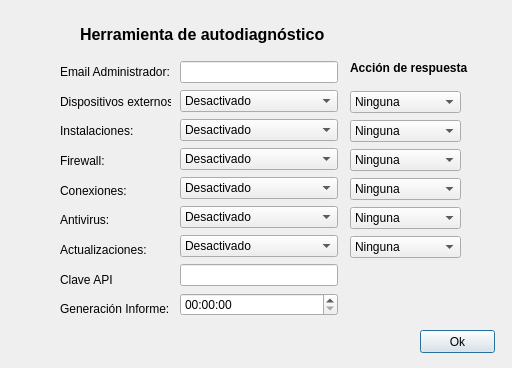
<?xml version="1.0" encoding="UTF-8"?>
<ui version="4.0">
 <class>Configuration</class>
 <widget class="QDialog" name="Configuration">
  <property name="geometry">
   <rect>
    <x>0</x>
    <y>0</y>
    <width>512</width>
    <height>368</height>
   </rect>
  </property>
  <property name="windowTitle">
   <string>Configuration</string>
  </property>
  <widget class="QWidget" name="verticalLayoutWidget">
   <property name="geometry">
    <rect>
     <x>60</x>
     <y>60</y>
     <width>111</width>
     <height>261</height>
    </rect>
   </property>
   <layout class="QVBoxLayout" name="verticalLayout">
    <item>
     <widget class="QLabel" name="label_2">
      <property name="text">
       <string>Email Administrador:</string>
      </property>
     </widget>
    </item>
    <item>
     <widget class="QLabel" name="label_3">
      <property name="text">
       <string>Dispositivos externos:</string>
      </property>
     </widget>
    </item>
    <item>
     <widget class="QLabel" name="label_4">
      <property name="text">
       <string>Instalaciones:</string>
      </property>
     </widget>
    </item>
    <item>
     <widget class="QLabel" name="label_5">
      <property name="text">
       <string>Firewall:</string>
      </property>
     </widget>
    </item>
    <item>
     <widget class="QLabel" name="label_7">
      <property name="text">
       <string>Conexiones:</string>
      </property>
     </widget>
    </item>
    <item>
     <widget class="QLabel" name="label_8">
      <property name="text">
       <string>Antivirus:</string>
      </property>
     </widget>
    </item>
    <item>
     <widget class="QLabel" name="label_6">
      <property name="text">
       <string>Actualizaciones:</string>
      </property>
     </widget>
    </item>
    <item>
     <widget class="QLabel" name="label_9">
      <property name="text">
       <string>Clave API</string>
      </property>
     </widget>
    </item>
    <item>
     <widget class="QLabel" name="label_10">
      <property name="text">
       <string>Generación Informe:</string>
      </property>
     </widget>
    </item>
   </layout>
  </widget>
  <widget class="QLabel" name="label">
   <property name="geometry">
    <rect>
     <x>80</x>
     <y>20</y>
     <width>281</width>
     <height>29</height>
    </rect>
   </property>
   <property name="font">
    <font>
     <pointsize>12</pointsize>
     <weight>75</weight>
     <bold>true</bold>
    </font>
   </property>
   <property name="text">
    <string>Herramienta de autodiagnóstico</string>
   </property>
  </widget>
  <widget class="QWidget" name="verticalLayoutWidget_2">
   <property name="geometry">
    <rect>
     <x>180</x>
     <y>60</y>
     <width>158</width>
     <height>261</height>
    </rect>
   </property>
   <layout class="QVBoxLayout" name="verticalLayout_2">
    <item>
     <widget class="QLineEdit" name="test"/>
    </item>
    <item>
     <widget class="QComboBox" name="comboBox">
      <item>
       <property name="text">
        <string>Desactivado</string>
       </property>
      </item>
      <item>
       <property name="text">
        <string>Activado</string>
       </property>
      </item>
     </widget>
    </item>
    <item>
     <widget class="QComboBox" name="comboBox_2">
      <item>
       <property name="text">
        <string>Desactivado</string>
       </property>
      </item>
      <item>
       <property name="text">
        <string>Solo de origen desconocido</string>
       </property>
      </item>
      <item>
       <property name="text">
        <string>Activado</string>
       </property>
      </item>
     </widget>
    </item>
    <item>
     <widget class="QComboBox" name="comboBox_3">
      <item>
       <property name="text">
        <string>Desactivado</string>
       </property>
      </item>
      <item>
       <property name="text">
        <string>Activado</string>
       </property>
      </item>
     </widget>
    </item>
    <item>
     <widget class="QComboBox" name="comboBox_4">
      <item>
       <property name="text">
        <string>Desactivado</string>
       </property>
      </item>
      <item>
       <property name="text">
        <string>Activado</string>
       </property>
      </item>
     </widget>
    </item>
    <item>
     <widget class="QComboBox" name="comboBox_5">
      <item>
       <property name="text">
        <string>Desactivado</string>
       </property>
      </item>
      <item>
       <property name="text">
        <string>Solo Instalación</string>
       </property>
      </item>
      <item>
       <property name="text">
        <string>Activado</string>
       </property>
      </item>
     </widget>
    </item>
    <item>
     <widget class="QComboBox" name="comboBox_6">
      <item>
       <property name="text">
        <string>Desactivado</string>
       </property>
      </item>
      <item>
       <property name="text">
        <string>Activado</string>
       </property>
      </item>
     </widget>
    </item>
    <item>
     <widget class="QLineEdit" name="lineEdit"/>
    </item>
    <item>
     <widget class="QTimeEdit" name="timeEdit"/>
    </item>
   </layout>
  </widget>
  <widget class="QPushButton" name="pushButton">
   <property name="geometry">
    <rect>
     <x>420</x>
     <y>330</y>
     <width>75</width>
     <height>23</height>
    </rect>
   </property>
   <property name="text">
    <string>Ok</string>
   </property>
  </widget>
  <widget class="QWidget" name="verticalLayoutWidget_3">
   <property name="geometry">
    <rect>
     <x>350</x>
     <y>90</y>
     <width>111</width>
     <height>171</height>
    </rect>
   </property>
   <layout class="QVBoxLayout" name="verticalLayout_3">
    <item>
     <widget class="QComboBox" name="comboBox_8">
      <item>
       <property name="text">
        <string>Ninguna</string>
       </property>
      </item>
      <item>
       <property name="text">
        <string>Mostrar aviso</string>
       </property>
      </item>
      <item>
       <property name="text">
        <string>Apagar PC</string>
       </property>
      </item>
      <item>
       <property name="text">
        <string>Desconectar red</string>
       </property>
      </item>
     </widget>
    </item>
    <item>
     <widget class="QComboBox" name="comboBox_9">
      <item>
       <property name="text">
        <string>Ninguna</string>
       </property>
      </item>
      <item>
       <property name="text">
        <string>Mostrar aviso</string>
       </property>
      </item>
      <item>
       <property name="text">
        <string>Apagar PC</string>
       </property>
      </item>
      <item>
       <property name="text">
        <string>Desconectar red</string>
       </property>
      </item>
     </widget>
    </item>
    <item>
     <widget class="QComboBox" name="comboBox_7">
      <item>
       <property name="text">
        <string>Ninguna</string>
       </property>
      </item>
      <item>
       <property name="text">
        <string>Mostrar aviso</string>
       </property>
      </item>
      <item>
       <property name="text">
        <string>Apagar PC</string>
       </property>
      </item>
      <item>
       <property name="text">
        <string>Desconectar red</string>
       </property>
      </item>
     </widget>
    </item>
    <item>
     <widget class="QComboBox" name="comboBox_10">
      <item>
       <property name="text">
        <string>Ninguna</string>
       </property>
      </item>
      <item>
       <property name="text">
        <string>Mostrar aviso</string>
       </property>
      </item>
      <item>
       <property name="text">
        <string>Apagar PC</string>
       </property>
      </item>
      <item>
       <property name="text">
        <string>Desconectar red</string>
       </property>
      </item>
     </widget>
    </item>
    <item>
     <widget class="QComboBox" name="comboBox_11">
      <item>
       <property name="text">
        <string>Ninguna</string>
       </property>
      </item>
      <item>
       <property name="text">
        <string>Mostrar aviso</string>
       </property>
      </item>
      <item>
       <property name="text">
        <string>Apagar PC</string>
       </property>
      </item>
      <item>
       <property name="text">
        <string>Desconectar red</string>
       </property>
      </item>
     </widget>
    </item>
    <item>
     <widget class="QComboBox" name="comboBox_12">
      <item>
       <property name="text">
        <string>Ninguna</string>
       </property>
      </item>
      <item>
       <property name="text">
        <string>Mostrar aviso</string>
       </property>
      </item>
      <item>
       <property name="text">
        <string>Apagar PC</string>
       </property>
      </item>
      <item>
       <property name="text">
        <string>Desconectar red</string>
       </property>
      </item>
     </widget>
    </item>
   </layout>
  </widget>
  <widget class="QLabel" name="label_11">
   <property name="geometry">
    <rect>
     <x>350</x>
     <y>60</y>
     <width>121</width>
     <height>16</height>
    </rect>
   </property>
   <property name="font">
    <font>
     <weight>75</weight>
     <bold>true</bold>
    </font>
   </property>
   <property name="text">
    <string>Acción de respuesta</string>
   </property>
  </widget>
 </widget>
 <resources/>
 <connections/>
</ui>
